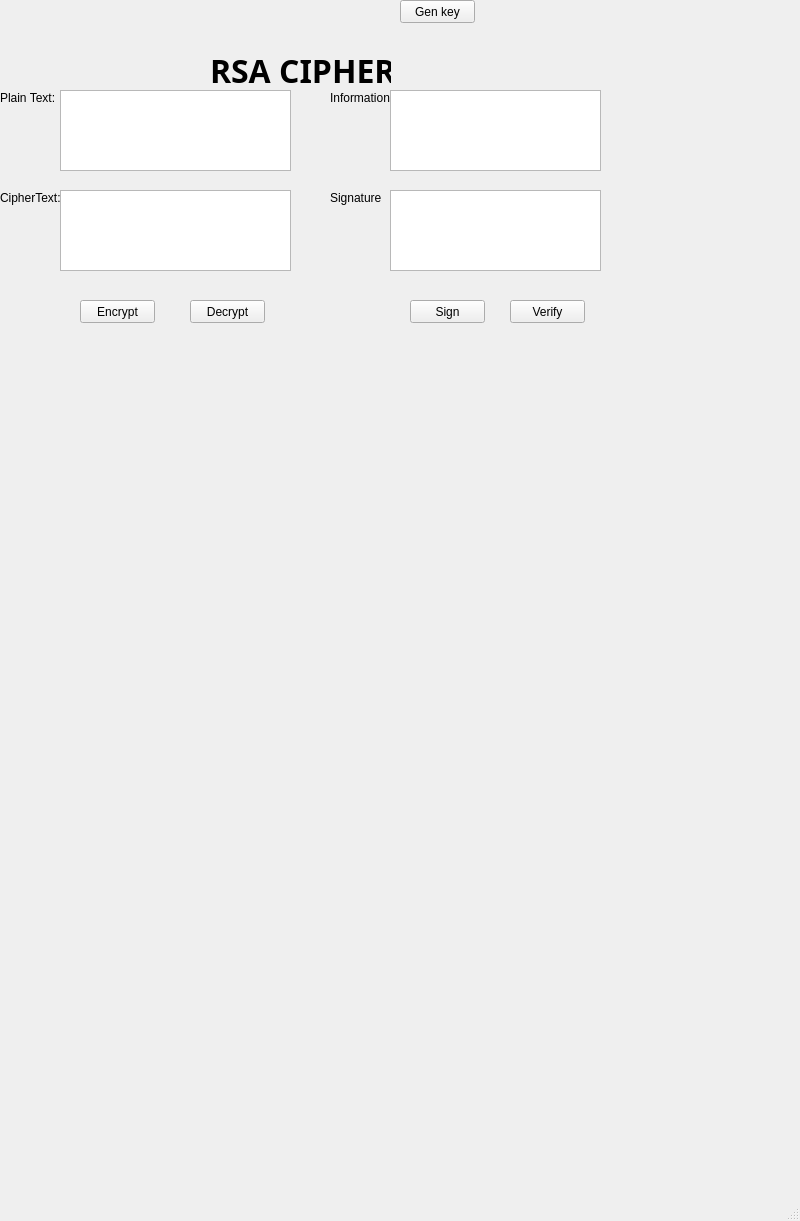
<?xml version="1.0" encoding="UTF-8"?>
<ui version="4.0">
 <class>MainWindow</class>
 <widget class="QMainWindow" name="MainWindow">
  <property name="geometry">
   <rect>
    <x>0</x>
    <y>0</y>
    <width>800</width>
    <height>1221</height>
   </rect>
  </property>
  <property name="windowTitle">
   <string>MainWindow</string>
  </property>
  <widget class="QWidget" name="centralwidget">
   <widget class="QPlainTextEdit" name="txtSignature">
    <property name="geometry">
     <rect>
      <x>390</x>
      <y>190</y>
      <width>211</width>
      <height>81</height>
     </rect>
    </property>
   </widget>
   <widget class="QLabel" name="label_5">
    <property name="geometry">
     <rect>
      <x>330</x>
      <y>190</y>
      <width>51</width>
      <height>16</height>
     </rect>
    </property>
    <property name="text">
     <string>Signature:</string>
    </property>
   </widget>
   <widget class="QPushButton" name="btnEncrypt">
    <property name="geometry">
     <rect>
      <x>80</x>
      <y>300</y>
      <width>75</width>
      <height>23</height>
     </rect>
    </property>
    <property name="text">
     <string>Encrypt</string>
    </property>
   </widget>
   <widget class="QPushButton" name="btn_gen">
    <property name="geometry">
     <rect>
      <x>400</x>
      <y>0</y>
      <width>75</width>
      <height>23</height>
     </rect>
    </property>
    <property name="text">
     <string>Gen key</string>
    </property>
   </widget>
   <widget class="QLabel" name="label_2">
    <property name="geometry">
     <rect>
      <x>0</x>
      <y>90</y>
      <width>61</width>
      <height>16</height>
     </rect>
    </property>
    <property name="text">
     <string>Plain Text:</string>
    </property>
   </widget>
   <widget class="QLabel" name="label_3">
    <property name="geometry">
     <rect>
      <x>0</x>
      <y>190</y>
      <width>61</width>
      <height>16</height>
     </rect>
    </property>
    <property name="text">
     <string>CipherText:</string>
    </property>
   </widget>
   <widget class="QPushButton" name="btnVerify">
    <property name="geometry">
     <rect>
      <x>510</x>
      <y>300</y>
      <width>75</width>
      <height>23</height>
     </rect>
    </property>
    <property name="text">
     <string>Verify</string>
    </property>
   </widget>
   <widget class="QPlainTextEdit" name="txt_plain">
    <property name="geometry">
     <rect>
      <x>60</x>
      <y>90</y>
      <width>231</width>
      <height>81</height>
     </rect>
    </property>
   </widget>
   <widget class="QPushButton" name="btnDecrypt">
    <property name="geometry">
     <rect>
      <x>190</x>
      <y>300</y>
      <width>75</width>
      <height>23</height>
     </rect>
    </property>
    <property name="text">
     <string>Decrypt</string>
    </property>
   </widget>
   <widget class="QPushButton" name="btnSign">
    <property name="geometry">
     <rect>
      <x>410</x>
      <y>300</y>
      <width>75</width>
      <height>23</height>
     </rect>
    </property>
    <property name="text">
     <string>Sign</string>
    </property>
   </widget>
   <widget class="QLabel" name="label_4">
    <property name="geometry">
     <rect>
      <x>330</x>
      <y>90</y>
      <width>71</width>
      <height>16</height>
     </rect>
    </property>
    <property name="text">
     <string>Information:</string>
    </property>
   </widget>
   <widget class="QPlainTextEdit" name="txtInformation">
    <property name="geometry">
     <rect>
      <x>390</x>
      <y>90</y>
      <width>211</width>
      <height>81</height>
     </rect>
    </property>
   </widget>
   <widget class="QLabel" name="label">
    <property name="geometry">
     <rect>
      <x>210</x>
      <y>30</y>
      <width>181</width>
      <height>81</height>
     </rect>
    </property>
    <property name="font">
     <font>
      <family>DS ISO 1</family>
      <pointsize>24</pointsize>
      <weight>75</weight>
      <bold>true</bold>
     </font>
    </property>
    <property name="text">
     <string>RSA CIPHER </string>
    </property>
   </widget>
   <widget class="QPlainTextEdit" name="txt_cipher">
    <property name="geometry">
     <rect>
      <x>60</x>
      <y>190</y>
      <width>231</width>
      <height>81</height>
     </rect>
    </property>
   </widget>
  </widget>
  <widget class="QMenuBar" name="menubar">
   <property name="geometry">
    <rect>
     <x>0</x>
     <y>0</y>
     <width>800</width>
     <height>21</height>
    </rect>
   </property>
  </widget>
  <widget class="QStatusBar" name="statusbar"/>
 </widget>
 <resources/>
 <connections/>
</ui>
